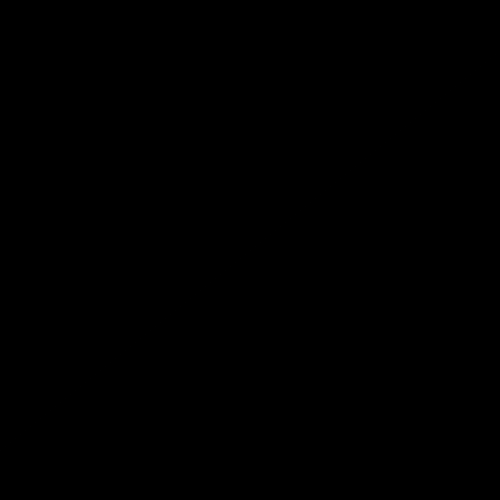
Frame 1 (no input)
Frame 60 (the mouse pressed at the canvas centre just before this capture): identical to frame 1, image omitted
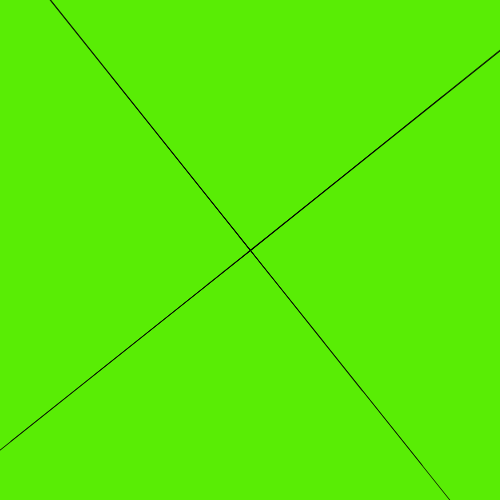
Frame 120 (the mouse held since frame 60 and released just before this capture)

The Processing sketch that drew these frames (run headless with seeded random() and noise(); from frame 60 on, the mouse is pressed at the canvas centre):

// Processing sketch: processing_58839
// ── processing_58839.pde

 // move from down to up 
void setup() {
  size(500, 500); 
  rectMode(CENTER);
  smooth();
  noFill();
  
}
 
void draw() {
  background(#59ED05);
  
  translate(width/2, height/2);
   

  for (int i=0; i < 100; i++) {
    
    float angle = map(mouseX, 0, -width, 0, -PI);
    rotate(angle);
    float s = map(mouseY, 0, -height, -1.1, -1.5);
    scale(s);
 
    triangle(0, 0, 400, 500, 400, 500);
  } 
}
